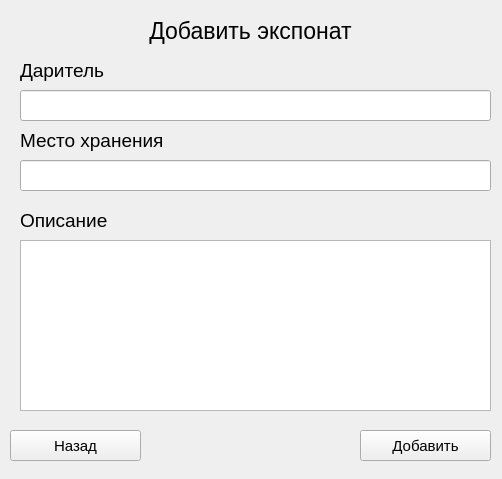
<?xml version="1.0" encoding="UTF-8"?>
<ui version="4.0">
 <class>addFormTwo</class>
 <widget class="QWidget" name="addFormTwo">
  <property name="geometry">
   <rect>
    <x>0</x>
    <y>0</y>
    <width>502</width>
    <height>479</height>
   </rect>
  </property>
  <property name="windowTitle">
   <string>Form</string>
  </property>
  <property name="styleSheet">
   <string notr="true"/>
  </property>
  <widget class="QLabel" name="Title">
   <property name="geometry">
    <rect>
     <x>10</x>
     <y>15</y>
     <width>481</width>
     <height>31</height>
    </rect>
   </property>
   <property name="font">
    <font>
     <pointsize>17</pointsize>
    </font>
   </property>
   <property name="text">
    <string>Добавить экспонат</string>
   </property>
   <property name="alignment">
    <set>Qt::AlignCenter</set>
   </property>
  </widget>
  <widget class="QLabel" name="labelGifter">
   <property name="geometry">
    <rect>
     <x>20</x>
     <y>60</y>
     <width>311</width>
     <height>21</height>
    </rect>
   </property>
   <property name="font">
    <font>
     <pointsize>14</pointsize>
    </font>
   </property>
   <property name="text">
    <string>Даритель</string>
   </property>
  </widget>
  <widget class="QLineEdit" name="lineEditGifter">
   <property name="geometry">
    <rect>
     <x>20</x>
     <y>90</y>
     <width>471</width>
     <height>31</height>
    </rect>
   </property>
   <property name="font">
    <font>
     <pointsize>14</pointsize>
    </font>
   </property>
   <property name="text">
    <string/>
   </property>
  </widget>
  <widget class="QLabel" name="labelDescription">
   <property name="geometry">
    <rect>
     <x>20</x>
     <y>210</y>
     <width>311</width>
     <height>21</height>
    </rect>
   </property>
   <property name="font">
    <font>
     <pointsize>14</pointsize>
    </font>
   </property>
   <property name="text">
    <string>Описание</string>
   </property>
  </widget>
  <widget class="QTextEdit" name="textEditDescription">
   <property name="geometry">
    <rect>
     <x>20</x>
     <y>240</y>
     <width>471</width>
     <height>171</height>
    </rect>
   </property>
   <property name="font">
    <font>
     <pointsize>11</pointsize>
    </font>
   </property>
  </widget>
  <widget class="QLabel" name="labelPoint">
   <property name="geometry">
    <rect>
     <x>20</x>
     <y>130</y>
     <width>311</width>
     <height>21</height>
    </rect>
   </property>
   <property name="font">
    <font>
     <pointsize>14</pointsize>
    </font>
   </property>
   <property name="text">
    <string>Место хранения</string>
   </property>
  </widget>
  <widget class="QLineEdit" name="lineEditPoint">
   <property name="geometry">
    <rect>
     <x>20</x>
     <y>160</y>
     <width>471</width>
     <height>31</height>
    </rect>
   </property>
   <property name="font">
    <font>
     <pointsize>14</pointsize>
    </font>
   </property>
   <property name="text">
    <string/>
   </property>
  </widget>
  <widget class="QPushButton" name="saveButton">
   <property name="geometry">
    <rect>
     <x>360</x>
     <y>430</y>
     <width>131</width>
     <height>31</height>
    </rect>
   </property>
   <property name="font">
    <font>
     <pointsize>11</pointsize>
    </font>
   </property>
   <property name="text">
    <string>Добавить</string>
   </property>
  </widget>
  <widget class="QPushButton" name="backButton">
   <property name="geometry">
    <rect>
     <x>10</x>
     <y>430</y>
     <width>131</width>
     <height>31</height>
    </rect>
   </property>
   <property name="font">
    <font>
     <pointsize>11</pointsize>
    </font>
   </property>
   <property name="text">
    <string>Назад</string>
   </property>
  </widget>
 </widget>
 <resources/>
 <connections/>
</ui>
